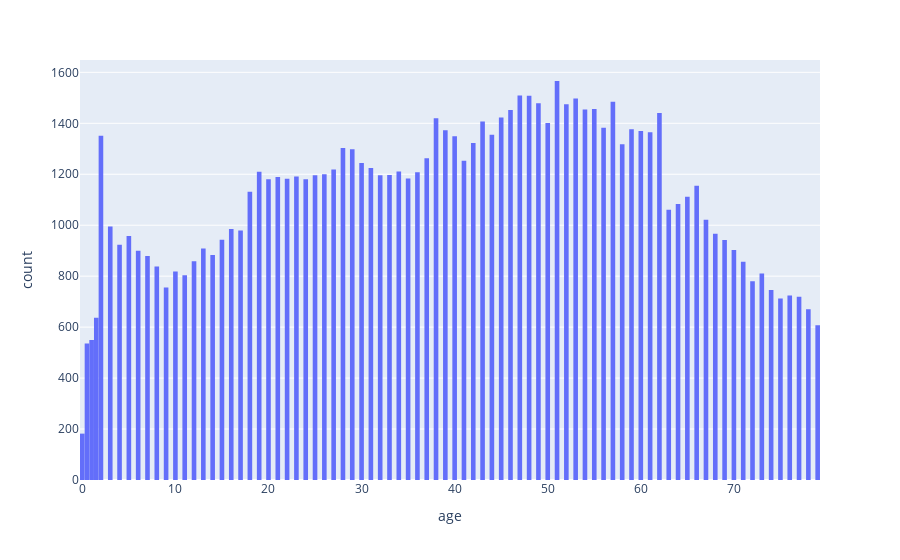

The notebook cell saved with this chart:
### Markdown cell above
Из полученной гистограммы отчетливо видно значительное количество пациентов (4932), возраст которых находится в пределах от 79,75 до 80,24. Очевидно, что это выброс и его необходимо исправить.

### Code cell
df = df.loc[df.age <= 79.24]
fig = px.histogram(df, x="age")
fig.update_layout(bargap=0.01) #bargap позволяет разъеденить столбцы друг от друга
fig.show()

### Figure 1 — Plotly figure (JSON) as saved in the notebook; plotly's stock layout.template omitted (floating-point values rounded to 4 significant figures; data arrays with more than 128 entries replaced by an {"elided": "..."} marker saying what was removed)
{"data": [{"alignmentgroup": "True", "bingroup": "x", "hovertemplate": "age=%{x}<br>count=%{y}<extra></extra>", "legendgroup": "", "marker": {"color": "#636efa", "pattern": {"shape": ""}}, "name": "", "offsetgroup": "", "orientation": "v", "showlegend": false, "type": "histogram", "x": {"elided": "91196 float values"}, "xaxis": "x", "yaxis": "y"}], "layout": {"bargap": 0.01, "barmode": "relative", "legend": {"tracegroupgap": 0}, "margin": {"t": 60}, "xaxis": {"anchor": "y", "domain": [0, 1], "title": {"text": "age"}}, "yaxis": {"anchor": "x", "domain": [0, 1], "title": {"text": "count"}}}}
